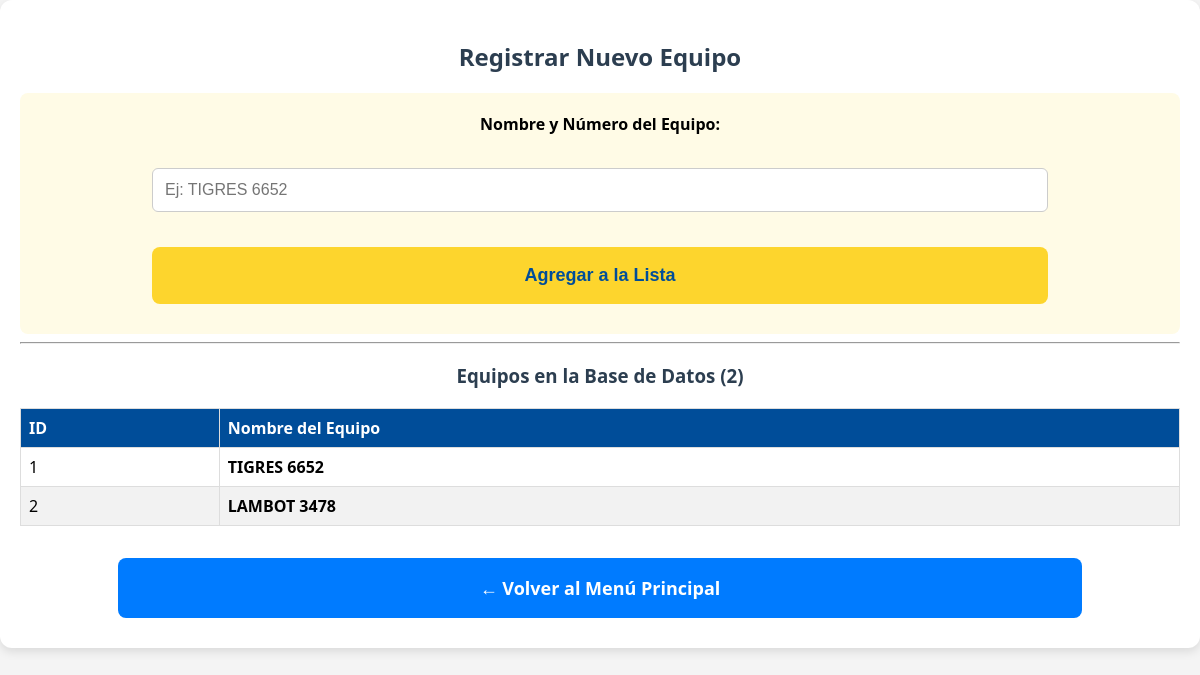
Page /add_team on the earlier database version.
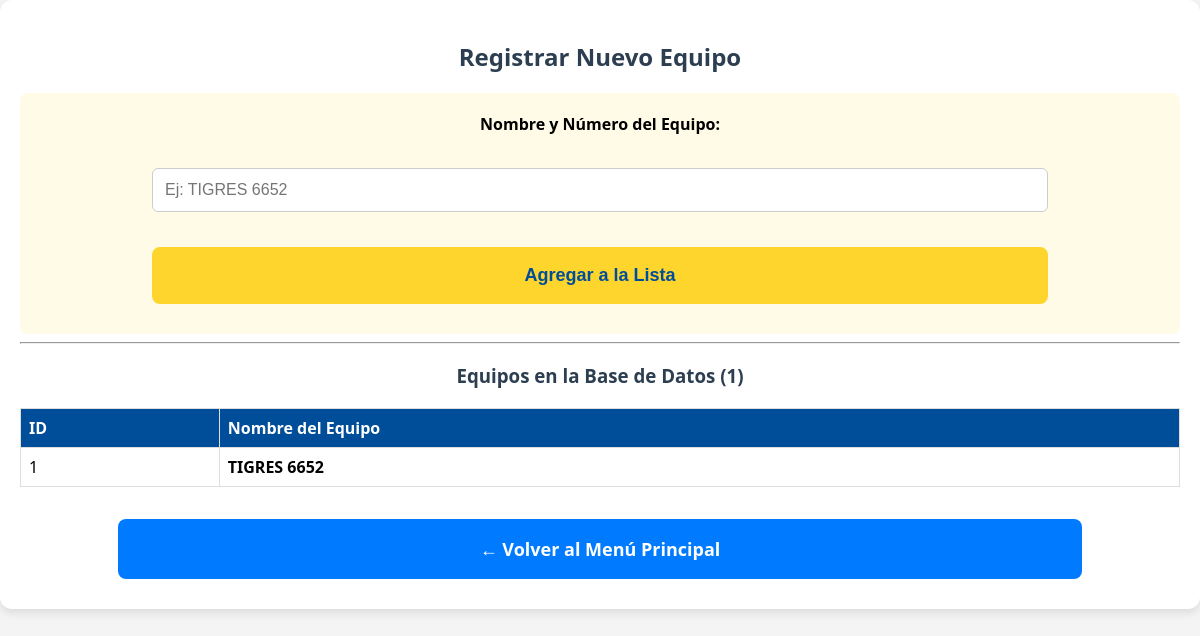
Same page on the later database version.
### app.py (models this page shows)
class Team(db.Model):
    id = db.Column(db.Integer, primary_key=True)
    name = db.Column(db.String(50), unique=True, nullable=False)

### app.py (the view, shortened to what this page needs)
@app.route('/add_team', methods=['GET', 'POST'])
def add_team():
    equipos_registrados = Team.query.all()
    return render_template('add_team.html', teams=equipos_registrados)

### templates/add_team.html (shortened to what this page needs)
<!DOCTYPE html>
<html lang="es">
<head>
    <link rel="stylesheet" href="{{ url_for('static', filename='style.css') }}">
</head>
<body>
    <div class="container">
        <h2>Registrar Nuevo Equipo</h2>
        <form action="/add_team" method="POST" style="background: #fffbe6; padding: 20px; border-radius: 8px;">
            <label>Nombre y Número del Equipo:</label>
            <input type="text" name="team_name" placeholder="Ej: TIGRES 6652" required>
            <button type="submit" class="btn btn-yellow">Agregar a la Lista</button>
        </form>
        <hr>
        <h3>Equipos en la Base de Datos ({{ teams|length }})</h3>
        {% if teams %}
            <table class="team-table">
                <thead>
                    <tr>
                        <th>ID</th>
                        <th>Nombre del Equipo</th>
                    </tr>
                </thead>
                <tbody>
                    {% for team in teams %}
                    <tr>
                        <td>{{ loop.index }}</td> <td><strong>{{ team.name }}</strong></td>
                    </tr>
                    {% endfor %}
                </tbody>
            </table>
        {% else %}
            <p style="text-align: center; color: gray;">Aún no hay equipos registrados.</p>
        {% endif %}
        <br>
        <div style="text-align: center;">
            <a href="/" class="btn btn-blue">← Volver al Menú Principal</a>
        </div>
    </div>
</body>
</html>

### static/style.css (style rules this page uses)
body { font-family: 'Segoe UI', Tahoma, Geneva, Verdana, sans-serif; background-color: #f4f4f4; margin: 0; text-align: center; }
h2 { color: #333; }
.btn { padding: 15px 30px; text-decoration: none; border-radius: 5px; font-weight: bold; margin: 10px; display: inline-block; border: none; cursor: pointer; }
.btn-yellow { background-color: #fdd52d; color: #004d99; }
.btn-blue { background-color: #004d99; color: white; }
.container { max-width: 900px; margin: 30px auto; background: white; padding: 20px; border-radius: 10px; box-shadow: 0 0 10px rgba(0,0,0,0.1); }
input, select { padding: 10px; margin: 5px; border: 1px solid #ccc; border-radius: 4px; }
h2, h3 { text-align: center; color: #2c3e50; }
.container { background: white; max-width: 100%; margin: 0 auto; border-radius: 12px; box-shadow: 0 4px 10px rgba(0,0,0,0.1); padding: 20px; box-sizing: border-box; }
.btn { display: block; width: 80%; padding: 18px; margin: 10px auto; font-size: 18px; font-weight: bold; border: none; border-radius: 8px; cursor: pointer; text-align: center; transition: background 0.2s; }
.btn-blue { background-color: #007bff; color: white; }
form { display: flex; flex-direction: column; gap: 15px; }
label { font-weight: bold; margin-bottom: 8px; font-size: 16px; }
input, select, textarea { width: 80%; padding: 12px; margin: 10px auto; font-size: 16px; border: 1px solid #ccc; border-radius: 6px; box-sizing: border-box; background: #fff; }

### templates/add_team.html (style rules this page uses)
.team-table { width: 100%; border-collapse: collapse; margin-top: 20px; }
.team-table th, .team-table td { border: 1px solid #ddd; padding: 8px; text-align: left; }
.team-table th { background-color: #004d99; color: white; }

Differences in the rows shown:
removed Team: name "LAMBOT 3478"
Other differences:
{{ teams|length }}: "2" → "1"
